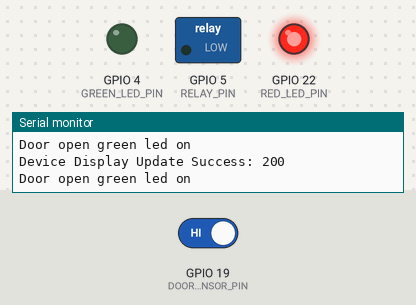
A program run on a simulated ESP32. Shown: switched loads named in the program (green lamp = pin HIGH), output pins drawn as LEDs (lit = HIGH), the last lines printed to the serial monitor. The test bench sets the inputs (shaded band); at power-on: GPIO 19 (DOOR_SENSOR_PIN) HIGH. WiFi joins after 1.5 s; servers stay silent unless stated; uploads are accepted with an empty reply.

Above: at 2.9 s.
3.0 s: GPIO 19 (DOOR_SENSOR_PIN) driven LOW
At 4.3 s:
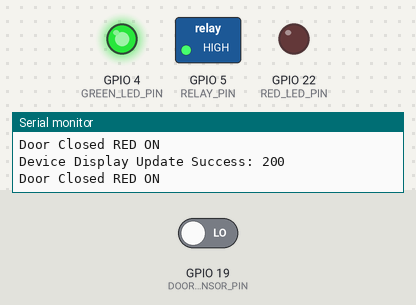
4.6 s: GPIO 19 (DOOR_SENSOR_PIN) driven HIGH
At 5.7 s:
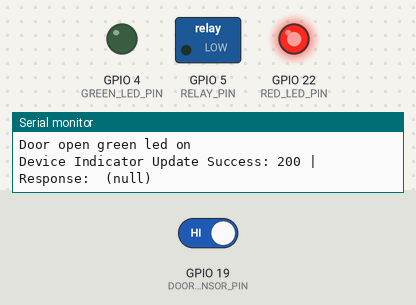
Timing chart, 0 to 7.6 s (numbered marks = the images above; inputs shaded):
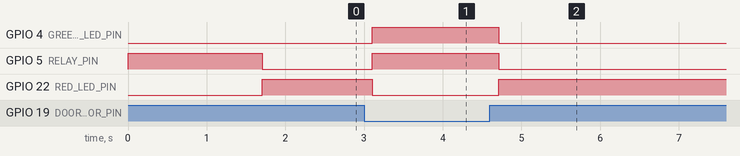

The program:

main.cpp
```cpp
#include <WiFi.h>
#include <HTTPClient.h>
#include <ArduinoJson.h>

#define WIFI_SSID "Light"
#define WIFI_PASSWORD "12354768"

#define API_KEY "18e79dea75ec7cac5987a2176624e42b47ccc943f50638ec4e6d8fedd5c5ef3c3eb97c1de41752a419882981828d2b016f82881218c45c94b3b20f84991cc576"
#define DEVICE_KEY "aaf7f10adfad80432a125dfbee9c644f89a9f1f825ace50de6e53ebfd602476f"

#define API_BASE "https://iotinterface.site/api/device/"
#define DEVICE_ENTRY API_BASE "deviceentry"
#define DEVICE_STATUS API_BASE "status"
#define DEVICE_UPDATE API_BASE "update"


void deviceEntry();
void getButtonState();
void updateDisplay(String content);
void updateIndicator();
void updateButton(int state);

unsigned long lastUpdate = 0;
const int updateInterval = 5000; // Update every 5 seconds


// Pin Definitions
#define DOOR_SENSOR_PIN 19 //oor sensor input pin
#define RED_LED_PIN 22    // Red LED for open door
#define GREEN_LED_PIN 4   // Green LED for closed door
#define RELAY_PIN 5        // Relay to control light

void setup() {
    // Initialize Serial Monitor
    Serial.begin(115200);

    // Configure Pins
    pinMode(DOOR_SENSOR_PIN, INPUT_PULLUP); // Door sensor (HIGH = closed, LOW = open)
    pinMode(RED_LED_PIN, OUTPUT);
    pinMode(GREEN_LED_PIN, OUTPUT);
    pinMode(RELAY_PIN, OUTPUT);

    // Turn everything off initially
    digitalWrite(RED_LED_PIN, LOW);
    digitalWrite(GREEN_LED_PIN, LOW);
    digitalWrite(RELAY_PIN, HIGH); // Low-Level Trigger Relay: HIGH = OFF, LOW = ON

    // Connect to WiFi
    WiFi.begin(WIFI_SSID, WIFI_PASSWORD);
    Serial.print("Connecting to WiFi...");

    while (WiFi.status() != WL_CONNECTED) {
        delay(500);
        Serial.print(".");
    }

    Serial.println("\nWiFi Connected!");
    Serial.print("IP Address: ");
    Serial.println(WiFi.localIP());
    deviceEntry();

}

void loop() {
    int doorState = digitalRead(DOOR_SENSOR_PIN); // Read sensor

    if (doorState == LOW){
        digitalWrite(RED_LED_PIN, LOW );
        digitalWrite(GREEN_LED_PIN,HIGH);
        digitalWrite(RELAY_PIN, HIGH); //rn ON light
        updateDisplay("Door Closed turned on");
        Serial.println("Door Closed RED ON");
    } else if(doorState == HIGH){
        digitalWrite(RED_LED_PIN,HIGH);
        digitalWrite(GREEN_LED_PIN, LOW );
        digitalWrite(RELAY_PIN, LOW ); // Turn OFF light
        updateDisplay("Door open light turned off");
        Serial.println("Door open green led on");
    }

    // Only update indicator and get button state every 5 seconds
    if (millis() - lastUpdate > updateInterval) {
        updateIndicator();
        delay(500);
        getButtonState();
        lastUpdate = millis();
    }
    // delay(500); // Small delay to avoid rapid switching
}

void deviceEntry() {
    HTTPClient http;
    http.begin(DEVICE_ENTRY);
    http.addHeader("Authorization", API_KEY);
    http.addHeader("devicekey", DEVICE_KEY);

    int httpResponseCode = http.POST("");
    if (httpResponseCode > 0) {
        Serial.printf("Device Entry Success: %d\n", httpResponseCode);
    } else {
        Serial.printf("Device Entry Failed: %s\n", http.errorToString(httpResponseCode).c_str());
    }
    http.end();
}

void getButtonState() {
    HTTPClient http;
    http.begin(DEVICE_STATUS);
    http.addHeader("Authorization", API_KEY);
    http.addHeader("devicekey", DEVICE_KEY);
    http.addHeader("Content-Type", "application/json");

    StaticJsonDocument<200> request;
    request["state"] = "buttonstate";
    String requestBody;
    serializeJson(request, requestBody);

    int httpResponseCode = http.POST(requestBody);
    if (httpResponseCode > 0) {
        String response = http.getString();
        Serial.printf("Device State Response: %s\n", response.c_str());

        StaticJsonDocument<200> jsonResponse;
        DeserializationError error = deserializeJson(jsonResponse, response);
        if (error) {
            Serial.print("JSON Parsing Failed: ");
            Serial.println(error.c_str());
        } else if (jsonResponse.containsKey("buttonstate")) {
            bool buttonState = jsonResponse["buttonstate"];
            digitalWrite(RELAY_PIN, buttonState ? LOW : HIGH);
            Serial.printf("Updated Light Relay via API: %s\n", buttonState ? "ON" : "OFF");
        }
    } else {
        Serial.printf("Failed to Get State: %s\n", http.errorToString(httpResponseCode).c_str());
    }
    http.end(); // Free resources
}


void updateDisplay(String content){
    HTTPClient http;
    http.begin(DEVICE_UPDATE);
    http.addHeader("Authorization", API_KEY);
    http.addHeader("devicekey", DEVICE_KEY);
    http.addHeader("Content-Type", "application/json");

    // String requestBody;
    StaticJsonDocument<200> doc;
    doc["display"] = content;
    String payload;
    serializeJson(doc, payload);


    int httpResponseCode = http.POST(payload);
    if (httpResponseCode > 0) {
        Serial.printf("Device Display Update Success: %d\n", httpResponseCode);
    } else {
        Serial.printf("Device Display Update Failed: %s\n", http.errorToString(httpResponseCode).c_str());
    }
    http.end();

}

void updateButton(int state){
    HTTPClient http;
    http.begin(DEVICE_UPDATE);
    http.addHeader("Authorization", API_KEY);
    http.addHeader("devicekey", DEVICE_KEY);
    http.addHeader("Content-Type", "application/json");

    // String requestBody;
    StaticJsonDocument<200> doc;
    doc["buttonstate"] = state;
    String payload;
    serializeJson(doc, payload);


    int httpResponseCode = http.POST(payload);
    if (httpResponseCode > 0) {
        Serial.printf("Device button Update Success: %d\n", httpResponseCode);
    } else {
        Serial.printf("Device button Update Failed: %s\n", http.errorToString(httpResponseCode).c_str());
    }
    http.end();

}

void updateIndicator(){
    HTTPClient http;
    http.begin(DEVICE_UPDATE);
    http.addHeader("Authorization", API_KEY);
    http.addHeader("devicekey", DEVICE_KEY);
    http.addHeader("Content-Type", "application/json");

    // String requestBody;
    // serializeJson(jsonDoc, requestBody);
    StaticJsonDocument<200> doc;
    doc["indicator"] = 1;
    String payload;
    serializeJson(doc, payload);
    int httpResponseCode = http.POST(payload);
    if (httpResponseCode > 0) {
        Serial.printf("Device Indicator Update Success: %d | Response:  %s\n", httpResponseCode);
    } else {
        Serial.printf("Device Indicator Update Failed: %s\n", http.errorToString(httpResponseCode).c_str());
    }
    http.end();
}
```

Measured:
- after the input at 3.0 s, GPIO 4 (GREEN_LED_PIN), GPIO 5 (RELAY_PIN): LOW → HIGH after 0.11 s; GPIO 22 (RED_LED_PIN): HIGH → LOW after 0.11 s
- after the input at 4.6 s, GPIO 4 (GREEN_LED_PIN), GPIO 5 (RELAY_PIN): HIGH → LOW after 0.11 s; GPIO 22 (RED_LED_PIN): LOW → HIGH after 0.11 s
